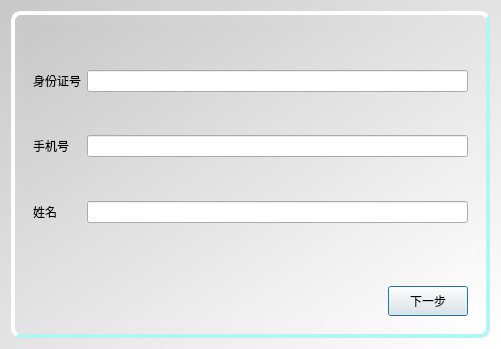
<?xml version="1.0" encoding="UTF-8"?>
<ui version="4.0">
 <class>FindPwdDialog</class>
 <widget class="QDialog" name="FindPwdDialog">
  <property name="geometry">
   <rect>
    <x>0</x>
    <y>0</y>
    <width>501</width>
    <height>349</height>
   </rect>
  </property>
  <property name="windowTitle">
   <string>找回密码</string>
  </property>
  <property name="styleSheet">
   <string notr="true">#FindPwdDialog{
background-color: qlineargradient(spread:repeat, x1:0, y1:0, x2:1, y2:1, stop:0 rgba(200, 200, 200, 255), stop:1 rgba(255, 255, 255, 255));
}</string>
  </property>
  <layout class="QGridLayout" name="gridLayout">
   <item row="0" column="0">
    <widget class="QFrame" name="frame">
     <property name="styleSheet">
      <string notr="true">#frame {
	background-color: qlineargradient(spread:repeat, x1:0, y1:0, x2:1, y2:1, stop:0 rgba(200, 200, 200, 255), stop:1 rgba(255, 255, 255, 255));
	border-style:outset;
	border-width:4px;
	border-radius:10px;
	border-color:rgba(181,244,244);
	font:bold 16px;
	color:rgba(0,0,0,255);
}
	</string>
     </property>
     <property name="frameShape">
      <enum>QFrame::WinPanel</enum>
     </property>
     <property name="frameShadow">
      <enum>QFrame::Plain</enum>
     </property>
     <layout class="QGridLayout" name="gridLayout_2">
      <item row="0" column="0">
       <widget class="QStackedWidget" name="stackedWidget">
        <property name="minimumSize">
         <size>
          <width>80</width>
          <height>30</height>
         </size>
        </property>
        <property name="styleSheet">
         <string notr="true">#page,#page_2{
background-color: qlineargradient(spread:repeat, x1:0, y1:0, x2:1, y2:1, stop:0 rgba(200, 200, 200, 255), stop:1 rgba(255, 255, 255, 255));
}</string>
        </property>
        <property name="currentIndex">
         <number>0</number>
        </property>
        <widget class="QWidget" name="page">
         <property name="styleSheet">
          <string notr="true">#page,#page_2{
background-color: qlineargradient(spread:repeat, x1:0, y1:0, x2:1, y2:1, stop:0 rgba(200, 200, 200, 255), stop:1 rgba(255, 255, 255, 255));
}</string>
         </property>
         <layout class="QGridLayout" name="gridLayout_3">
          <item row="1" column="0">
           <widget class="QLabel" name="label">
            <property name="text">
             <string/>
            </property>
           </widget>
          </item>
          <item row="1" column="1">
           <spacer name="verticalSpacer_3">
            <property name="orientation">
             <enum>Qt::Vertical</enum>
            </property>
            <property name="sizeHint" stdset="0">
             <size>
              <width>20</width>
              <height>40</height>
             </size>
            </property>
           </spacer>
          </item>
          <item row="2" column="0">
           <spacer name="horizontalSpacer">
            <property name="orientation">
             <enum>Qt::Horizontal</enum>
            </property>
            <property name="sizeHint" stdset="0">
             <size>
              <width>40</width>
              <height>20</height>
             </size>
            </property>
           </spacer>
          </item>
          <item row="2" column="1">
           <widget class="QPushButton" name="pushBtnNext">
            <property name="minimumSize">
             <size>
              <width>80</width>
              <height>30</height>
             </size>
            </property>
            <property name="cursor">
             <cursorShape>PointingHandCursor</cursorShape>
            </property>
            <property name="text">
             <string>下一步</string>
            </property>
           </widget>
          </item>
          <item row="0" column="0" colspan="2">
           <layout class="QFormLayout" name="formLayout">
            <item row="1" column="0">
             <widget class="QLabel" name="label_2">
              <property name="text">
               <string>身份证号</string>
              </property>
             </widget>
            </item>
            <item row="1" column="1">
             <widget class="QLineEdit" name="lineEditID">
              <property name="maxLength">
               <number>18</number>
              </property>
             </widget>
            </item>
            <item row="3" column="0">
             <widget class="QLabel" name="label_3">
              <property name="text">
               <string>手机号</string>
              </property>
             </widget>
            </item>
            <item row="3" column="1">
             <widget class="QLineEdit" name="lineEditPhone">
              <property name="maxLength">
               <number>11</number>
              </property>
             </widget>
            </item>
            <item row="5" column="0">
             <widget class="QLabel" name="label_4">
              <property name="text">
               <string>姓名</string>
              </property>
             </widget>
            </item>
            <item row="5" column="1">
             <widget class="QLineEdit" name="lineEditName">
              <property name="maxLength">
               <number>16</number>
              </property>
             </widget>
            </item>
            <item row="2" column="0">
             <spacer name="verticalSpacer">
              <property name="orientation">
               <enum>Qt::Vertical</enum>
              </property>
              <property name="sizeHint" stdset="0">
               <size>
                <width>20</width>
                <height>40</height>
               </size>
              </property>
             </spacer>
            </item>
            <item row="4" column="0">
             <spacer name="verticalSpacer_2">
              <property name="orientation">
               <enum>Qt::Vertical</enum>
              </property>
              <property name="sizeHint" stdset="0">
               <size>
                <width>20</width>
                <height>40</height>
               </size>
              </property>
             </spacer>
            </item>
            <item row="0" column="0">
             <spacer name="verticalSpacer_8">
              <property name="orientation">
               <enum>Qt::Vertical</enum>
              </property>
              <property name="sizeHint" stdset="0">
               <size>
                <width>20</width>
                <height>40</height>
               </size>
              </property>
             </spacer>
            </item>
            <item row="6" column="0">
             <spacer name="verticalSpacer_9">
              <property name="orientation">
               <enum>Qt::Vertical</enum>
              </property>
              <property name="sizeHint" stdset="0">
               <size>
                <width>20</width>
                <height>40</height>
               </size>
              </property>
             </spacer>
            </item>
           </layout>
          </item>
         </layout>
        </widget>
        <widget class="QWidget" name="page_2">
         <layout class="QGridLayout" name="gridLayout_4">
          <item row="1" column="0">
           <spacer name="horizontalSpacer_3">
            <property name="orientation">
             <enum>Qt::Horizontal</enum>
            </property>
            <property name="sizeHint" stdset="0">
             <size>
              <width>76</width>
              <height>20</height>
             </size>
            </property>
           </spacer>
          </item>
          <item row="1" column="2">
           <spacer name="horizontalSpacer_2">
            <property name="orientation">
             <enum>Qt::Horizontal</enum>
            </property>
            <property name="sizeHint" stdset="0">
             <size>
              <width>136</width>
              <height>20</height>
             </size>
            </property>
           </spacer>
          </item>
          <item row="1" column="4">
           <widget class="QPushButton" name="pushBtnConfirm">
            <property name="minimumSize">
             <size>
              <width>80</width>
              <height>30</height>
             </size>
            </property>
            <property name="cursor">
             <cursorShape>PointingHandCursor</cursorShape>
            </property>
            <property name="text">
             <string>确认找回</string>
            </property>
           </widget>
          </item>
          <item row="0" column="0" colspan="6">
           <layout class="QFormLayout" name="formLayout_2">
            <item row="1" column="0">
             <widget class="QLabel" name="label_5">
              <property name="text">
               <string>密保问题</string>
              </property>
             </widget>
            </item>
            <item row="1" column="1">
             <widget class="QLineEdit" name="lineEditQuestion">
              <property name="readOnly">
               <bool>true</bool>
              </property>
             </widget>
            </item>
            <item row="3" column="0">
             <widget class="QLabel" name="label_6">
              <property name="text">
               <string>密保答案</string>
              </property>
             </widget>
            </item>
            <item row="3" column="1">
             <widget class="QLineEdit" name="lineEditAnswer">
              <property name="text">
               <string/>
              </property>
              <property name="maxLength">
               <number>32</number>
              </property>
             </widget>
            </item>
            <item row="5" column="0">
             <widget class="QLabel" name="label_7">
              <property name="text">
               <string>新的密码</string>
              </property>
             </widget>
            </item>
            <item row="5" column="1">
             <widget class="QLineEdit" name="lineEditNewPwd">
              <property name="maxLength">
               <number>16</number>
              </property>
             </widget>
            </item>
            <item row="2" column="0">
             <spacer name="verticalSpacer_4">
              <property name="orientation">
               <enum>Qt::Vertical</enum>
              </property>
              <property name="sizeHint" stdset="0">
               <size>
                <width>20</width>
                <height>40</height>
               </size>
              </property>
             </spacer>
            </item>
            <item row="4" column="0">
             <spacer name="verticalSpacer_5">
              <property name="orientation">
               <enum>Qt::Vertical</enum>
              </property>
              <property name="sizeHint" stdset="0">
               <size>
                <width>20</width>
                <height>40</height>
               </size>
              </property>
             </spacer>
            </item>
            <item row="6" column="0">
             <spacer name="verticalSpacer_6">
              <property name="orientation">
               <enum>Qt::Vertical</enum>
              </property>
              <property name="sizeHint" stdset="0">
               <size>
                <width>20</width>
                <height>40</height>
               </size>
              </property>
             </spacer>
            </item>
            <item row="0" column="0">
             <spacer name="verticalSpacer_7">
              <property name="orientation">
               <enum>Qt::Vertical</enum>
              </property>
              <property name="sizeHint" stdset="0">
               <size>
                <width>20</width>
                <height>40</height>
               </size>
              </property>
             </spacer>
            </item>
           </layout>
          </item>
          <item row="1" column="3">
           <widget class="QPushButton" name="pushBtnLast">
            <property name="cursor">
             <cursorShape>PointingHandCursor</cursorShape>
            </property>
            <property name="text">
             <string>上一步</string>
            </property>
           </widget>
          </item>
         </layout>
        </widget>
       </widget>
      </item>
     </layout>
    </widget>
   </item>
  </layout>
 </widget>
 <resources/>
 <connections/>
</ui>
